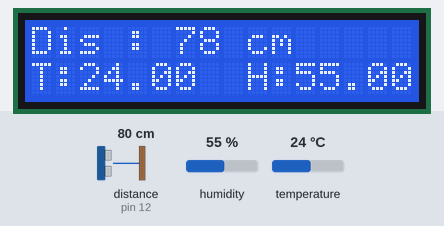
Bench run of a sketch on a simulated Arduino Uno, built with avr-gcc and run on an emulated ATmega328P. On the bench: 16×2 character LCD. Wiring (inferred from the names in the program): ultrasonic range finder: trigger pin 13; echo pin 12. The test bench sets the inputs (shaded band); at power-on: distance to the obstacle (sensor on pin 12) 80 cm, humidity 55 %, temperature 24 °C. The echo pulse lasts 58.3 µs per cm.

Above: at 3.2 s.
3.3 s: distance to the obstacle (sensor on pin 12) set to 2 cm
At 5.0 s:
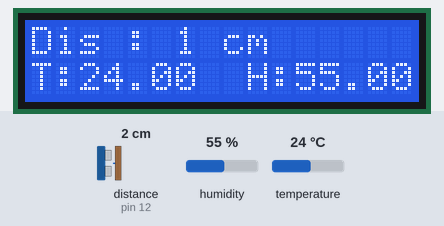
6.7 s: humidity set to 22 %
At 8.0 s:
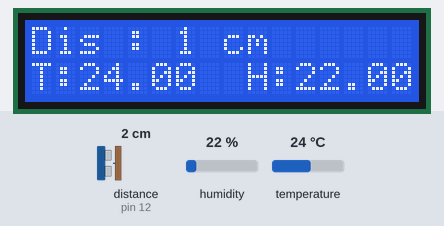
8.8 s: temperature set to 12 °C
At 10.2 s:
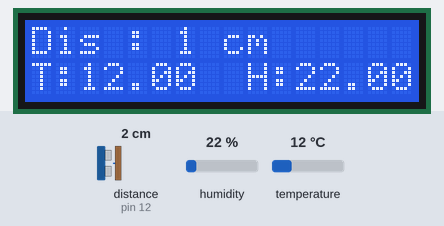
10.9 s: distance to the obstacle (sensor on pin 12) set to 4 cm
At 12.3 s:
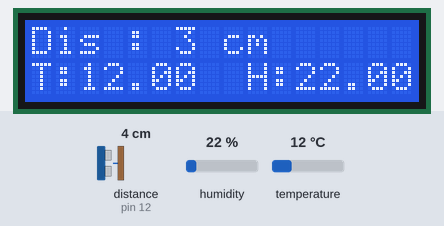
13.0 s: humidity set to 40 %
At 14.2 s:
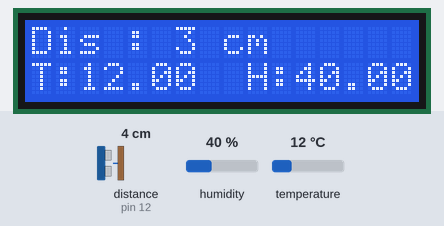
15.1 s: distance to the obstacle (sensor on pin 12) set to 9 cm
At 16.5 s:
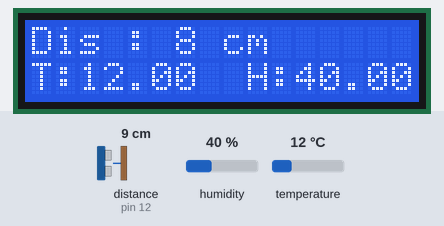
Timing chart, 0 to 18.1 s (numbered marks = the images above; inputs shaded):
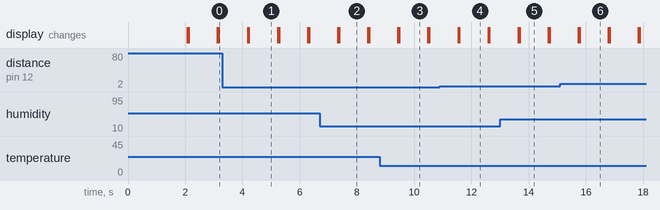

Measured:
- what the display in image 1 shows lasts 1.0 s, from 4.2 s to 5.2 s

The sketch:

UltrasonicDHT11_LCD.ino
```cpp
#include <dht.h>
#include<LiquidCrystal.h>
const int rs = 5, en = 3, d4 = 2, d5 = 16, d6 = 15, d7 = 14;
LiquidCrystal lcd(rs, en, d4, d5, d6, d7);
// Ultrasonic sensor integration
#define trigPin  13
#define echoPin 12
long duration;
int distance_cm, distance_inch;

// DHT11 sensor integration
#define outPin 1  // Defines pin number to which the sensor is connected
dht DHT;      // Creates a DHT object

void setup() {
  lcd.begin(16, 2);
  lcd.print("Ultrasonic DHT11" );
  lcd.setCursor(0, 1);
  lcd.print("Sensor Int." );
  pinMode(trigPin, OUTPUT);
  pinMode(echoPin, INPUT);
  delay(2000);
}
void calDistance() {
  //clear trigPin
  digitalWrite(trigPin, LOW);
  delayMicroseconds(2);
  //trigPin HIGH for 10 u sec
  digitalWrite(trigPin, HIGH);
  delayMicroseconds(10);
  digitalWrite(trigPin, LOW);

  duration = pulseIn(echoPin, HIGH); //reads echoPin
}
void loop() {
  lcd.clear();
  calDistance();
  distance_cm   = duration * 0.034 / 2; //calculate distance
  //distance_inch = duration*0.0133/2;
  lcd.setCursor(0, 0);
  lcd.print("Dis : ");
  lcd.print(distance_cm);
  lcd.print(" cm");
  delay(20);

  int readData = DHT.read11(outPin);
  float t = DHT.temperature;  // Read temperature
  float h = DHT.humidity;
  lcd.setCursor(0, 1);
  lcd.print("T:" );
  lcd.print(t);
  lcd.print("  H:" );
  lcd.print(h);

  delay(1000);
}
```
